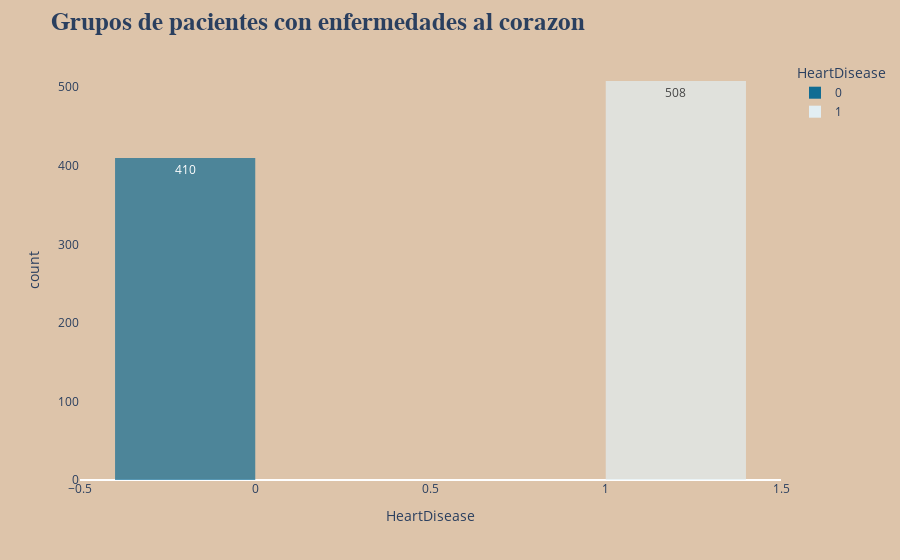

The cell this chart's notebook holds for it:
### Code cell
fig = px.histogram(df, x = 'HeartDisease' , barmode = 'group' , color = 'HeartDisease',color_discrete_sequence=['#106C93','#E2EEF3'] , text_auto = True,opacity=.7)
fig.update_layout( title = '<b> Grupos de pacientes con enfermedades al corazon <b>' ,  title_font = {"size":25,'family': 'Serif'},paper_bgcolor='#DDC4AA',plot_bgcolor='#DDC4AA', showlegend=True)
fig.update_xaxes(showgrid = False)
fig.update_yaxes (showgrid = False)

### Figure 1 — Plotly figure (JSON) as saved in the notebook; plotly's stock layout.template omitted (floating-point values rounded to 4 significant figures; data arrays with more than 128 entries replaced by an {"elided": "..."} marker saying what was removed)
{"data": [{"alignmentgroup": "True", "bingroup": "x", "hovertemplate": "HeartDisease=%{x}<br>count=%{y}<extra></extra>", "legendgroup": "0", "marker": {"color": "#106C93", "opacity": 0.7, "pattern": {"shape": ""}}, "name": "0", "offsetgroup": "0", "orientation": "v", "showlegend": true, "texttemplate": "%{value}", "type": "histogram", "x": {"elided": "410 int values"}, "xaxis": "x", "yaxis": "y"}, {"alignmentgroup": "True", "bingroup": "x", "hovertemplate": "HeartDisease=%{x}<br>count=%{y}<extra></extra>", "legendgroup": "1", "marker": {"color": "#E2EEF3", "opacity": 0.7, "pattern": {"shape": ""}}, "name": "1", "offsetgroup": "1", "orientation": "v", "showlegend": true, "texttemplate": "%{value}", "type": "histogram", "x": {"elided": "508 int values"}, "xaxis": "x", "yaxis": "y"}], "layout": {"autosize": true, "barmode": "group", "legend": {"title": {"text": "HeartDisease"}, "tracegroupgap": 0}, "margin": {"t": 60}, "paper_bgcolor": "#DDC4AA", "plot_bgcolor": "#DDC4AA", "showlegend": true, "title": {"font": {"family": "Serif", "size": 25}, "text": "<b> Grupos de pacientes con enfermedades al corazon <b>"}, "xaxis": {"anchor": "y", "autorange": true, "categoryarray": [0, 1], "categoryorder": "array", "domain": [0, 1], "range": [-0.5, 1.5], "showgrid": false, "title": {"text": "HeartDisease"}, "type": "linear"}, "yaxis": {"anchor": "x", "autorange": true, "domain": [0, 1], "range": [0, 534.7], "showgrid": false, "title": {"text": "count"}}}}
